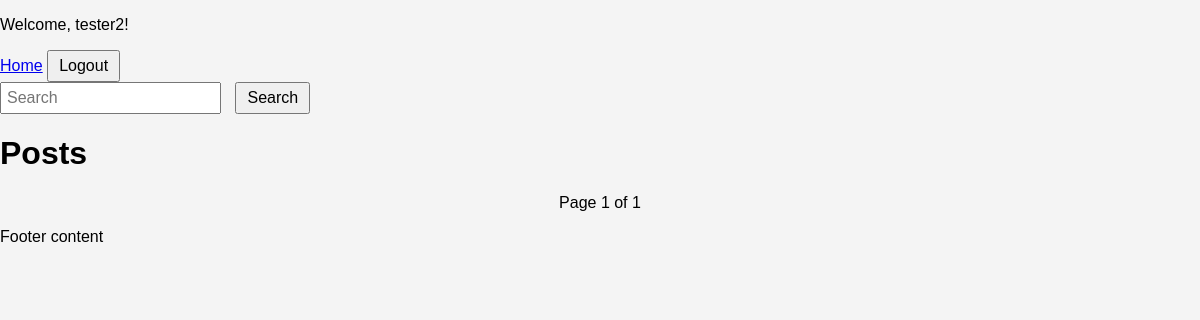
The app's page / (signed in), older data.
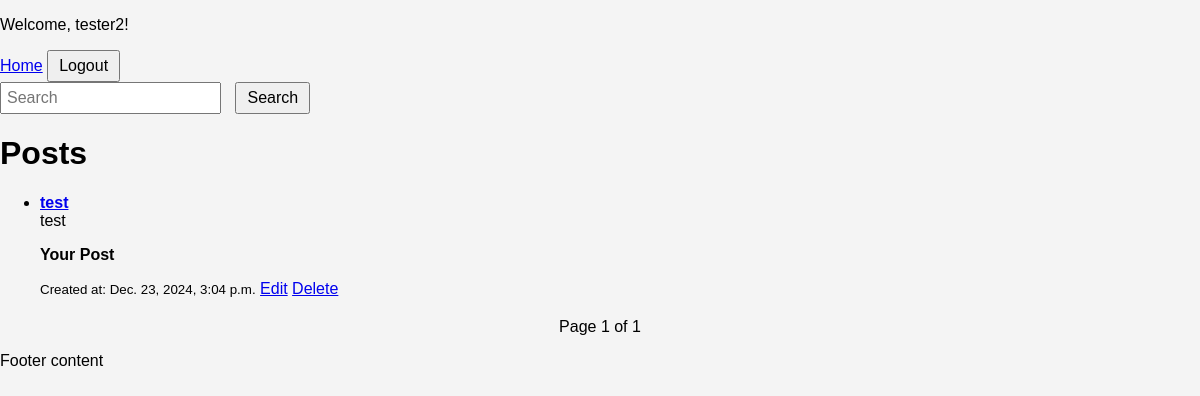
The same page, newer data.
### myapp/models.py (models this page shows, shortened)
class Post(models.Model):
    title = models.CharField(max_length=200)
    content = models.TextField()
    author = models.ForeignKey(User, on_delete=models.CASCADE)
    created_at = models.DateTimeField(auto_now_add=True)
    likes = models.ManyToManyField(User, related_name='liked_posts', blank=True)
    category = models.ForeignKey(Category, on_delete=models.CASCADE, related_name='posts', null=True, blank=True)
    tags = TaggableManager()  # Add tags to the post

### myapp/views.py (the view)
# urls.py: path('', views.home, name='home'),  # Home page
@login_required
def home(request):
    query = request.GET.get('search', '')  # Get search query from URL
    posts_list = Post.objects.filter(author=request.user)  # Fetch user's posts
    if query:
        posts_list = posts_list.filter(title__icontains=query)  # Search by title
    paginator = Paginator(posts_list, 5)  # Show 5 posts per page
    page_number = request.GET.get('page')  # Get the page number from the URL
    page_obj = paginator.get_page(page_number)  # Get the posts for the current page
    return render(request, 'myapp/home.html', {'page_obj': page_obj})

### myapp/templates/myapp/home.html (shortened to what this page needs)
{% extends 'base.html' %}
{% block content %}
    <form method="get" action="{% url 'home' %}">
        <input type="text" name="search" placeholder="Search" value="{{ search_query }}">
        <button type="submit">Search</button>
    </form>
    <h1>Posts</h1>
    <ul>
        {% for post in page_obj %}
        <li>
            <a href="{% url 'post_detail' post.pk %}">
                <strong>{{ post.title }}</strong>
            </a>
            <br>
            {{ post.content }}
            <br>
            {% if post.author == user %}
                <p><strong>Your Post</strong></p>
            {% endif %}
            <small>Created at: {{ post.created_at }}</small>
            <a href="{% url 'edit_post' post.pk %}">Edit</a>
            <a href="{% url 'delete_post' post.pk %}">Delete</a>
        </li>
        {% endfor %}
    </ul>
    <div class="pagination">
        <span>Page {{ page_obj.number }} of {{ page_obj.paginator.num_pages }}</span>
    </div>
{% endblock %}

### myapp/templates/base.html (shortened to what this page needs)
{% load static %}
<!DOCTYPE html>
<html lang="en">
<head>
    <link rel="stylesheet" href="{% static 'css/styles.css' %}">
</head>
<body>
    <header>
        <nav>
            <p>Welcome, {{ user.username }}!</p>
            <a href="{% url 'home' %}">Home</a>
            {% if user.is_authenticated %}
                <form action="{% url 'logout' %}" method="POST" style="display:inline;">
                    <button type="submit">Logout</button>
                </form>
            {% else %}
                <a href="{% url 'login' %}">Login</a>
                <a href="{% url 'register' %}">Register</a>
            {% endif %}
        </nav>
    </header>
    <main>
        {% block content %}
        {% endblock %}
    </main>
    <footer>
        <p>Footer content</p>
    </footer>
</body>
</html>

### static/css/styles.css (style rules this page uses)
body { font-family: Arial, sans-serif; margin: 0; padding: 0; background-color: #f4f4f4; }
.pagination { text-align: center; margin-top: 20px; }
input[type="text"] { padding: 5px; margin-right: 10px; font-size: 16px; }
button { padding: 5px 10px; font-size: 16px; cursor: pointer; }

Row changes from the older to the newer data that the page shows:
added Post: title "test", content "test", shows "Your Post", created_at "Dec. 23, 2024, 3:04 p.m."
